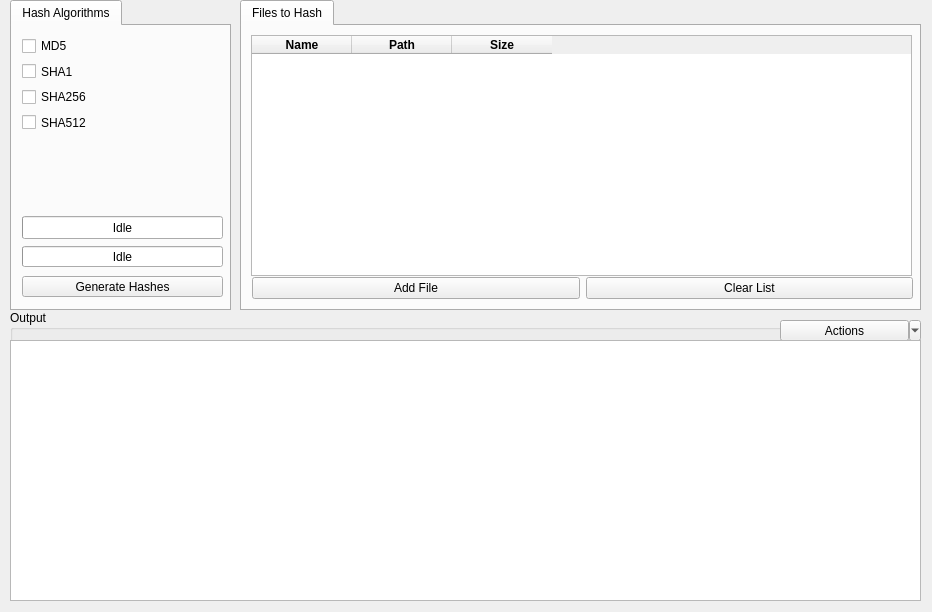
<?xml version="1.0" encoding="UTF-8"?>
<ui version="4.0">
 <class>FileHasher</class>
 <widget class="QMainWindow" name="FileHasher">
  <property name="enabled">
   <bool>true</bool>
  </property>
  <property name="geometry">
   <rect>
    <x>0</x>
    <y>0</y>
    <width>932</width>
    <height>612</height>
   </rect>
  </property>
  <property name="acceptDrops">
   <bool>true</bool>
  </property>
  <property name="windowTitle">
   <string>FileHasher</string>
  </property>
  <property name="tabShape">
   <enum>QTabWidget::Rounded</enum>
  </property>
  <widget class="QWidget" name="centralwidget">
   <widget class="QTabWidget" name="hashTargetsWidget">
    <property name="enabled">
     <bool>true</bool>
    </property>
    <property name="geometry">
     <rect>
      <x>240</x>
      <y>0</y>
      <width>681</width>
      <height>311</height>
     </rect>
    </property>
    <property name="autoFillBackground">
     <bool>false</bool>
    </property>
    <property name="currentIndex">
     <number>0</number>
    </property>
    <property name="movable">
     <bool>true</bool>
    </property>
    <widget class="QWidget" name="filesToHashTab">
     <attribute name="title">
      <string>Files to Hash</string>
     </attribute>
     <widget class="QTableWidget" name="fileTable">
      <property name="geometry">
       <rect>
        <x>9</x>
        <y>9</y>
        <width>661</width>
        <height>241</height>
       </rect>
      </property>
      <property name="contextMenuPolicy">
       <enum>Qt::CustomContextMenu</enum>
      </property>
      <property name="acceptDrops">
       <bool>true</bool>
      </property>
      <property name="lineWidth">
       <number>1</number>
      </property>
      <property name="showGrid">
       <bool>false</bool>
      </property>
      <attribute name="horizontalHeaderCascadingSectionResizes">
       <bool>false</bool>
      </attribute>
      <attribute name="horizontalHeaderStretchLastSection">
       <bool>false</bool>
      </attribute>
      <attribute name="verticalHeaderStretchLastSection">
       <bool>false</bool>
      </attribute>
      <column>
       <property name="text">
        <string>Name</string>
       </property>
       <property name="font">
        <font>
         <weight>75</weight>
         <bold>true</bold>
        </font>
       </property>
      </column>
      <column>
       <property name="text">
        <string>Path</string>
       </property>
       <property name="font">
        <font>
         <weight>75</weight>
         <bold>true</bold>
        </font>
       </property>
      </column>
      <column>
       <property name="text">
        <string>Size</string>
       </property>
       <property name="font">
        <font>
         <weight>75</weight>
         <bold>true</bold>
        </font>
       </property>
      </column>
     </widget>
     <widget class="QWidget" name="layoutWidget">
      <property name="geometry">
       <rect>
        <x>10</x>
        <y>251</y>
        <width>661</width>
        <height>23</height>
       </rect>
      </property>
      <layout class="QHBoxLayout" name="horizontalLayout">
       <item>
        <widget class="QPushButton" name="addFileButton">
         <property name="text">
          <string>Add File</string>
         </property>
        </widget>
       </item>
       <item>
        <widget class="QPushButton" name="clearListButton">
         <property name="text">
          <string>Clear List</string>
         </property>
        </widget>
       </item>
      </layout>
     </widget>
    </widget>
   </widget>
   <widget class="QTabWidget" name="hashAlgosWidget">
    <property name="enabled">
     <bool>true</bool>
    </property>
    <property name="geometry">
     <rect>
      <x>10</x>
      <y>0</y>
      <width>221</width>
      <height>311</height>
     </rect>
    </property>
    <property name="font">
     <font>
      <weight>50</weight>
      <bold>false</bold>
     </font>
    </property>
    <property name="tabShape">
     <enum>QTabWidget::Rounded</enum>
    </property>
    <property name="currentIndex">
     <number>0</number>
    </property>
    <widget class="QWidget" name="hashAlgoTab">
     <attribute name="title">
      <string>Hash Algorithms</string>
     </attribute>
     <widget class="QPushButton" name="hashButton">
      <property name="geometry">
       <rect>
        <x>10</x>
        <y>250</y>
        <width>201</width>
        <height>21</height>
       </rect>
      </property>
      <property name="text">
       <string>Generate Hashes</string>
      </property>
     </widget>
     <widget class="QProgressBar" name="totalProgressBar">
      <property name="enabled">
       <bool>true</bool>
      </property>
      <property name="geometry">
       <rect>
        <x>10</x>
        <y>220</y>
        <width>201</width>
        <height>21</height>
       </rect>
      </property>
      <property name="cursor">
       <cursorShape>ArrowCursor</cursorShape>
      </property>
      <property name="value">
       <number>0</number>
      </property>
      <property name="alignment">
       <set>Qt::AlignLeading|Qt::AlignLeft|Qt::AlignVCenter</set>
      </property>
      <property name="textVisible">
       <bool>true</bool>
      </property>
      <property name="invertedAppearance">
       <bool>false</bool>
      </property>
      <property name="format">
       <string>Idle</string>
      </property>
     </widget>
     <widget class="QProgressBar" name="fileProgressBar">
      <property name="geometry">
       <rect>
        <x>10</x>
        <y>190</y>
        <width>201</width>
        <height>23</height>
       </rect>
      </property>
      <property name="value">
       <number>0</number>
      </property>
      <property name="format">
       <string>Idle</string>
      </property>
     </widget>
     <widget class="QWidget" name="layoutWidget">
      <property name="geometry">
       <rect>
        <x>10</x>
        <y>10</y>
        <width>91</width>
        <height>96</height>
       </rect>
      </property>
      <layout class="QVBoxLayout" name="hashButtons">
       <item>
        <widget class="QCheckBox" name="md5CB">
         <property name="enabled">
          <bool>true</bool>
         </property>
         <property name="cursor">
          <cursorShape>PointingHandCursor</cursorShape>
         </property>
         <property name="text">
          <string>MD5</string>
         </property>
         <property name="checkable">
          <bool>true</bool>
         </property>
        </widget>
       </item>
       <item>
        <widget class="QCheckBox" name="sha1CB">
         <property name="text">
          <string>SHA1</string>
         </property>
        </widget>
       </item>
       <item>
        <widget class="QCheckBox" name="sha256CB">
         <property name="cursor">
          <cursorShape>PointingHandCursor</cursorShape>
         </property>
         <property name="text">
          <string>SHA256</string>
         </property>
        </widget>
       </item>
       <item>
        <widget class="QCheckBox" name="sha512CB">
         <property name="cursor">
          <cursorShape>PointingHandCursor</cursorShape>
         </property>
         <property name="text">
          <string>SHA512</string>
         </property>
        </widget>
       </item>
      </layout>
     </widget>
    </widget>
   </widget>
   <widget class="QGroupBox" name="groupBox">
    <property name="geometry">
     <rect>
      <x>10</x>
      <y>310</y>
      <width>911</width>
      <height>291</height>
     </rect>
    </property>
    <property name="autoFillBackground">
     <bool>true</bool>
    </property>
    <property name="title">
     <string>Output</string>
    </property>
    <widget class="QToolButton" name="actionsButton">
     <property name="geometry">
      <rect>
       <x>770</x>
       <y>10</y>
       <width>141</width>
       <height>21</height>
      </rect>
     </property>
     <property name="text">
      <string>Actions</string>
     </property>
     <property name="popupMode">
      <enum>QToolButton::MenuButtonPopup</enum>
     </property>
    </widget>
    <widget class="QListWidget" name="outputList">
     <property name="geometry">
      <rect>
       <x>0</x>
       <y>30</y>
       <width>911</width>
       <height>261</height>
      </rect>
     </property>
     <property name="contextMenuPolicy">
      <enum>Qt::CustomContextMenu</enum>
     </property>
     <property name="tabKeyNavigation">
      <bool>true</bool>
     </property>
    </widget>
   </widget>
  </widget>
 </widget>
 <resources/>
 <connections/>
</ui>
